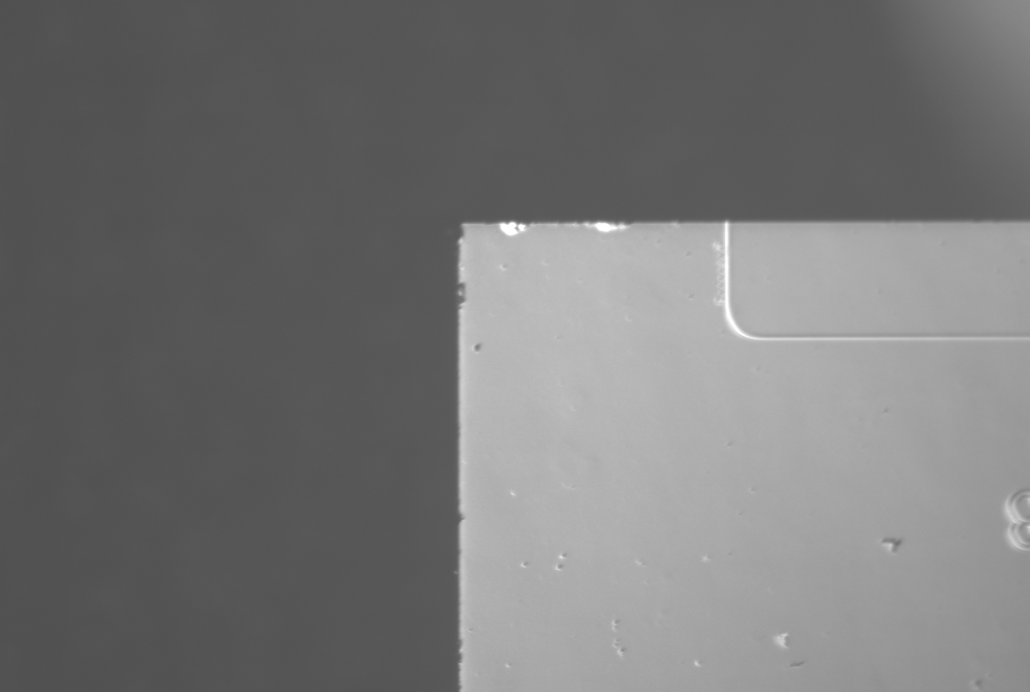
#> input picture Pictures/foto5.png, 3088 x 2076 px, found by its file name (shown at 1/3 size)
$ python 'Waveguide entrance1.1.py'
#> lines starting #> are read from the running program, lines starting #| are printed output that depends on the picture; after the words box and inside, x2 and y2 are one past the last pixel; in counts of white or black regions, pixels touching at a corner belong together
import cv2
import numpy as np
import matplotlib.pyplot as plt
from sklearn.linear_model import RANSACRegressor

# ---------- 1. Prepare Image ----------
def prepare_image(image_path, scale_factor=2):
    """Load, grayscale, and upscale the image."""
#> called with scale_factor = 2
    image = cv2.imread(image_path)  # Load image
#> image is the input picture: shape (2076, 3088, 3); min 74, max 255, mean 118
    gray = cv2.cvtColor(image, cv2.COLOR_BGR2GRAY)  # Convert to grayscale
    upscaled_image = upscale_image(gray, scale_factor)  # Upscale grayscale image
    return upscaled_image

def upscale_image(image, scale_factor=2, interpolation_method=cv2.INTER_CUBIC):
    """Upscale the image by a factor using specified interpolation."""
    height, width = image.shape[:2]
    new_width = int(width * scale_factor)
    new_height = int(height * scale_factor)
    return cv2.resize(image, (new_width, new_height), interpolation=interpolation_method)

# ---------- 2. Detect Edges ----------

def filter_lines(lines, axis='horizontal', threshold=10):
    """Filter lines within a certain pixel range."""
    if not lines:
        return []

    lines_sorted = sorted(lines, key=lambda line: line[1 if axis == 'horizontal' else 0])
    filtered_lines = [lines_sorted[0]]

    for line in lines_sorted[1:]:
        if abs(line[1 if axis == 'horizontal' else 0] - filtered_lines[-1][1 if axis == 'horizontal' else 0]) <= threshold:
            filtered_lines.append(line)

    return filtered_lines

def fit_line(points, axis='horizontal'):
    """Fit a line using RANSAC."""
    if not points:
        return None

    x = np.array([p[0] for p in points]).reshape(-1, 1) if axis == 'horizontal' else np.array([p[1] for p in points]).reshape(-1, 1)
    y = np.array([p[1] for p in points]) if axis == 'horizontal' else np.array([p[0] for p in points])

    ransac = RANSACRegressor()
    ransac.fit(x, y)

    slope = ransac.estimator_.coef_[0]
    intercept = ransac.estimator_.intercept_

    return slope, intercept

def get_lines(image, edges):
    """Detect and return the horizontal and vertical lines in the image."""

    lines = cv2.HoughLinesP(edges, rho=0.2, theta=np.pi/720, threshold=50, minLineLength=50, maxLineGap=10)
    #draw_all_lines(image, lines)

    # Separate horizontal and vertical lines
    horizontal_lines = [line[0] for line in lines if abs(line[0][3] - line[0][1]) < 20]
    vertical_lines = [line[0] for line in lines if abs(line[0][2] - line[0][0]) < 20]
    #draw_lines(image, horizontal_lines, vertical_lines)

    # Filter and fit lines
    filtered_horizontal_lines = filter_lines(horizontal_lines, axis='horizontal')
    filtered_vertical_lines = filter_lines(vertical_lines, axis='vertical')
    #draw_lines(image, filtered_horizontal_lines, filtered_vertical_lines)

    if filtered_horizontal_lines and filtered_vertical_lines:
        # Fit lines using RANSAC
        horizontal_midpoints = [((x1 + x2) / 2, (y1 + y2) / 2) for x1, y1, x2, y2 in filtered_horizontal_lines]
        vertical_midpoints = [((x1 + x2) / 2, (y1 + y2) / 2) for x1, y1, x2, y2 in filtered_vertical_lines]
        #draw_midpoints_hor_ver(image, horizontal_midpoints, vertical_midpoints)
        slope_horizontal, intercept_horizontal = fit_line(horizontal_midpoints, axis='horizontal')
        slope_vertical, intercept_vertical = fit_line(vertical_midpoints, axis='vertical')

        return slope_horizontal, intercept_horizontal, slope_vertical, intercept_vertical
    else:
        return None, None, None, None

# ---------- 3. Calculate ROI ----------

# Your original intersection function (unchanged)
def calculate_intersection(m1, b1, m2, b2):
    """Calculate the intersection point between two lines."""
    x_intersection = (m2 * b1 + b2) / (1 - m2 * m1)
    y_intersection = m1 * x_intersection + b1
    return int(x_intersection), int(y_intersection)

def calculate_rotated_roi(intersection, slope_horizontal, roi_width=200, above_distance=100, below_distance=100, horizontal_offset=811):
    """Calculate the rotated ROI coordinates based on intersection point and make it parallel to the horizontal line."""
    # Center point of the ROI
    x_center = intersection[0] + horizontal_offset
    y_center = intersection[1]  # y position of the horizontal line (intersection point)

    # Calculate angle of rotation based on the slope of the horizontal line
    angle = np.arctan(slope_horizontal)  # Angle in radians

    # Calculate half-width (horizontal extension) and total height (vertical extension based on above and below distances)
    half_width = roi_width / 2

    # Calculate the four corners of the rotated ROI, starting from the center
    # We'll rotate around the center by the calculated angle
    top_left = (
        int(x_center - half_width * np.cos(angle) + above_distance * np.sin(angle)),
        int(y_center - half_width * np.sin(angle) - above_distance * np.cos(angle))
    )
    top_right = (
        int(x_center + half_width * np.cos(angle) + above_distance * np.sin(angle)),
        int(y_center + half_width * np.sin(angle) - above_distance * np.cos(angle))
    )
    bottom_left = (
        int(x_center - half_width * np.cos(angle) - below_distance * np.sin(angle)),
        int(y_center - half_width * np.sin(angle) + below_distance * np.cos(angle))
    )
    bottom_right = (
        int(x_center + half_width * np.cos(angle) - below_distance * np.sin(angle)),
        int(y_center + half_width * np.sin(angle) + below_distance * np.cos(angle))
    )

    return [top_left, top_right, bottom_right, bottom_left]

# ---------- 4. Drawing Combined in One Image ----------
def draw_all_on_image(image, slope_horizontal, intercept_horizontal, slope_vertical, intercept_vertical, intersection_point, roi_corners):
    """Draw RANSAC lines, intersection point, and ROI on the image."""
    image_with_drawings = cv2.cvtColor(image, cv2.COLOR_GRAY2BGR)  # Convert to BGR for drawing

    # Draw lines
    image_with_drawings = draw_RANSAC_edges(image_with_drawings, slope_horizontal, intercept_horizontal, slope_vertical, intercept_vertical)

    # Draw intersection point
    cv2.circle(image_with_drawings, intersection_point, 5, (0, 255, 0), -1)  # Green circle for intersection

    # Draw ROI
    image_with_drawings = draw_rotated_roi(image_with_drawings, roi_corners)

    return image_with_drawings

def draw_RANSAC_edges(image, slope_horizontal, intercept_horizontal, slope_vertical, intercept_vertical):
    """Draw RANSAC lines"""
    height, width = image.shape[:2]

    # Horizontal line coordinates (from left to right)
    x1, x2 = 0, width
    y1 = int(slope_horizontal * x1 + intercept_horizontal)
    y2 = int(slope_horizontal * x2 + intercept_horizontal)
    cv2.line(image, (x1, y1), (x2, y2), (255, 0, 0), 2)  # Blue horizontal line

    # Vertical line coordinates (from top to bottom)
    y1, y2 = 0, height
    x1 = int(slope_vertical * y1 + intercept_vertical)
    x2 = int(slope_vertical * y2 + intercept_vertical)
    cv2.line(image, (x1, y1), (x2, y2), (0, 255, 0), 2)  # Green vertical line
    return image

def draw_RANSAC_ROI_lines(image, slope_vertical1, intercept_vertical1, slope_vertical2, intercept_vertical2):
    """Draw RANSAC lines"""
    height, width = image.shape[:2]

    # Vertical line coordinates (from top to bottom)
    y1, y2 = 0, height
    x1 = int(slope_vertical1 * y1 + intercept_vertical1)
    x2 = int(slope_vertical1 * y2 + intercept_vertical1)
    cv2.line(image, (x1, y1), (x2, y2), (0, 255, 0), 1)  # Green vertical line

    y1, y2 = 0, height
    x1 = int(slope_vertical2 * y1 + intercept_vertical2)
    x2 = int(slope_vertical2 * y2 + intercept_vertical2)
    cv2.line(image, (x1, y1), (x2, y2), (0, 255, 0), 1)  # Green vertical line

    visualize_image(image)

# [48 lines left out: functions draw_all_lines, draw_lines, draw_midpoints, draw_midpoints_hor_ver, not called in this run]

def draw_rotated_roi(image, roi_corners):
    """Draw the rotated ROI using the calculated corner points."""
    image_with_roi = image.copy()
    pts = np.array(roi_corners, np.int32)
    pts = pts.reshape((-1, 1, 2))
    cv2.polylines(image_with_roi, [pts], isClosed=True, color=(0, 0, 255), thickness=2)  # Red polygon for ROI
    return image_with_roi

# ----------detect in ROI----------

# [4 lines left out: function change_contrast, not called in this run]

def detect_in_roi(image, roi_corners, scale_factor=1):
    """Perform edge detection and Hough transform within the specified ROI."""
    # Create a mask from the ROI polygon
    roi_points = np.array(roi_corners, dtype=np.int32)

    # Extract the bounding box of the ROI
    x, y, w, h = cv2.boundingRect(roi_points)

    # Crop the ROI from the image using the bounding box
    or_roi_image = image[y:y+h, x:x+w]

    roi_image = cv2.equalizeHist(or_roi_image)  # Apply histogram equalization

    plt.imshow(roi_image)

    _, thresholded = cv2.threshold(roi_image, 250, 255, cv2.THRESH_BINARY)

    plt.imshow(thresholded)

    # Detect edges in the ROI
    edges_in_roi = cv2.Canny(thresholded, 40, 50)

    # Perform Hough Line Transform within the ROI
    lines_in_roi = cv2.HoughLinesP(edges_in_roi, rho=0.2, theta=np.pi/720, threshold=50, minLineLength=50, maxLineGap=10)

    vertical_lines = [line[0] for line in lines_in_roi if abs(line[0][2] - line[0][0]) < 20]

    vertical_midpoints = [((x1 + x2) / 2, (y1 + y2) / 2) for x1, y1, x2, y2 in vertical_lines]
    grouped_midpoints = group_midpoints_by_proximity(vertical_midpoints, max_distance=2)
    if len(grouped_midpoints) == 2:
        left_midpoints = grouped_midpoints[0]
        right_midpoints = grouped_midpoints[1]
    else:
        print('Waveguide entrance detection has ' + str(len(grouped_midpoints)) + ' groups')

    slope_vertical1, intercept_vertical1 = fit_line(left_midpoints, axis='vertical')
    slope_vertical2, intercept_vertical2 = fit_line(right_midpoints, axis='vertical')

    # Draw detected lines in the ROI for visualization
    if lines_in_roi is not None:
        or_roi_image = cv2.cvtColor(or_roi_image, cv2.COLOR_GRAY2BGR)  # Convert to BGR for drawing
        draw_RANSAC_ROI_lines(or_roi_image, slope_vertical1, intercept_vertical1, slope_vertical2, intercept_vertical2)


def group_midpoints_by_proximity(midpoints, max_distance=5):
    """Group midpoints into clusters based on horizontal proximity."""

    if not midpoints:
        return []

    # Sort midpoints by their x-coordinate
    midpoints_sorted = sorted(midpoints, key=lambda point: point[0])

    groups = []
    current_group = [midpoints_sorted[0]]

    # Iterate through the midpoints and group them by proximity
    for i in range(1, len(midpoints_sorted)):
        x_prev, y_prev = midpoints_sorted[i - 1]
        x_curr, y_curr = midpoints_sorted[i]

        # If the horizontal distance is less than or equal to max_distance, group the points
        if abs(x_curr - x_prev) <= max_distance:
            current_group.append(midpoints_sorted[i])
        else:
            # If the distance is larger, close the current group and start a new one
            groups.append(current_group)
            current_group = [midpoints_sorted[i]]

    # Add the last group
    groups.append(current_group)

    return groups

# ---------- 5. Visualization Function ----------
def visualize_image(image, title="Image"):
    """Visualize the image using matplotlib."""
    plt.figure(figsize=(15, 7))
    plt.imshow(cv2.cvtColor(image, cv2.COLOR_BGR2RGB))  # Convert BGR to RGB for visualization
    plt.title(title)
    plt.axis('off')
    plt.show()

# ---------- Example Usage ----------
image_path = "C:/Users/patri/Documents/Proberen en testen/nieuwe fotos/foto5.png"
horizontal_distance = 1622  # Adjustable distance from intersection

# 1. Prepare Image
upscaled_image = prepare_image(image_path, scale_factor=2)

# 2. Detect Edges
edges = cv2.Canny(upscaled_image, 20, 40)
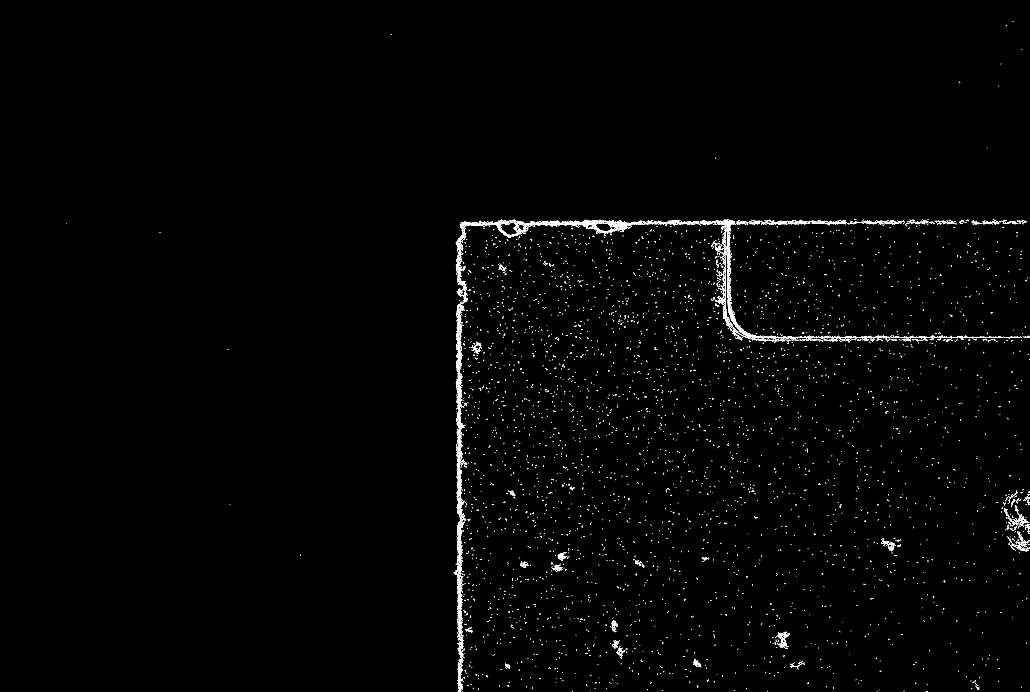
#> edges: shape (4152, 6176) (shown at 1/6 size); 0.37% white in thin lines or dots

# 3. Get Horizontal and Vertical Lines
slope_h, intercept_h, slope_v, intercept_v = get_lines(upscaled_image, edges)
#> in get_lines, `lines = cv2.HoughLinesP(edges, rho=0.2, theta=np.pi/720, threshold=50,..`: lines = 574 rows, first 6: [3299, 1336, 3434, 1336], [2765, 3546, 2765, 3479], [5173, 1337, 5252, 1337], [3630, 1338, 3689, 1338], [2761, 2084, 2761, 1890], [4205, 1342, 4258, 1342]
#> in get_lines, `horizontal_lines = [line[0] for line in lines if abs(line[0][3] - line..`: horizontal_lines = 273 items, first 6: [3299, 1336, 3434, 1336], [5173, 1337, 5252, 1337], [3630, 1338, 3689, 1338], [4205, 1342, 4258, 1342], [4326, 1334, 4408, 1334], [2771, 1341, 2952, 1341]
#> in get_lines, `vertical_lines = [line[0] for line in lines if abs(line[0][2] - line[0..`: vertical_lines = 301 items, first 6: [2765, 3546, 2765, 3479], [2761, 2084, 2761, 1890], [2763, 3946, 2763, 3839], [2757, 2676, 2757, 2550], [2758, 2401, 2758, 2348], [2753, 2165, 2753, 2089]
#> in filter_lines, `lines_sorted = sorted(lines, key=lambda line: line[1 if axis == 'horiz..`: lines_sorted = 273 items, first 6: [4019, 1323, 4074, 1323], [3576, 1323, 3630, 1323], [4013, 1324, 4082, 1324], [3552, 1324, 3635, 1324], [4030, 1325, 4082, 1325], [2992, 1325, 3054, 1325]
#> in filter_lines, `filtered_lines = [lines_sorted[0]]`: filtered_lines = [[4019, 1323, 4074, 1323]]
#> the loop in filter_lines, `for line in lines_sorted[1:]:` made 272 passes
#> after the loop in filter_lines, `for line in lines_sorted[1:]:`: filtered_lines = 201 items, first 6: [4019, 1323, 4074, 1323], [3576, 1323, 3630, 1323], [4013, 1324, 4082, 1324], [3552, 1324, 3635, 1324], [4030, 1325, 4082, 1325], [2992, 1325, 3054, 1325]
#> in get_lines, `filtered_horizontal_lines = filter_lines(horizontal_lines, axis='horiz..`: filtered_horizontal_lines has the same summary as filtered_lines in filter_lines
#> the loop in filter_lines (call 2), `for line in lines_sorted[1:]:` made 300 passes
#> line on passes 1 to 3: [2741, 2752, 2741, 2664], [2741, 2415, 2741, 2364], [2742, 1636, 2742, 1584]
#> in get_lines, `filtered_vertical_lines = filter_lines(vertical_lines, axis='vertical')`: filtered_vertical_lines = 238 items, first 6: [2740, 2336, 2740, 2277], [2741, 2752, 2741, 2664], [2741, 2415, 2741, 2364], [2742, 1636, 2742, 1584], [2743, 2042, 2743, 1989], [2743, 2869, 2743, 2809]
#> in get_lines, `horizontal_midpoints = [((x1 + x2) / 2, (y1 + y2) / 2) for x1, y1, x2,..`: horizontal_midpoints = 201 pairs, first value 2814 to 6105.5, second value 1323 to 1396
#> in get_lines, `vertical_midpoints = [((x1 + x2) / 2, (y1 + y2) / 2) for x1, y1, x2, y..`: vertical_midpoints = 238 pairs, first value 2740 to 2792, second value 1366 to 4123
#> in fit_line, `x = np.array([p[0] for p in points]).reshape(-1, 1) if axis == 'horizo..`: x = 201 values, max 6105.5 at index 111, min 2814 at index 91, mean 4047.1
#> in fit_line, `y = np.array([p[1] for p in points]) if axis == 'horizontal' else np.a..`: y = 201 values from 1323 to 1396
#> in get_lines, `slope_horizontal, intercept_horizontal = fit_line(horizontal_midpoints..`: slope_horizontal = -0.00114; intercept_horizontal = 1342.7
#> in get_lines, `slope_vertical, intercept_vertical = fit_line(vertical_midpoints, axis..`: slope_vertical = 0.00206; intercept_vertical = 2751
#> slope_h = -0.00114; intercept_h = 1342.7; slope_v = 0.00206; intercept_v = 2751

# 4. Calculate Intersection and ROI
if slope_h is not None and slope_v is not None:
    intersection_point = calculate_intersection(slope_h, intercept_h, slope_v, intercept_v)
#> in calculate_intersection, `x_intersection = (m2 * b1 + b2) / (1 - m2 * m1)`: x_intersection = 2753.8
#> in calculate_intersection, `y_intersection = m1 * x_intersection + b1`: y_intersection = 1339.6
#> intersection_point = (2753, 1339)

    # Define custom above and below distances
    roi_width = 400
    above_distance = 100  # Distance above the horizontal line
    below_distance = 400   # Distance below the horizontal line

    roi_corners = calculate_rotated_roi(intersection_point, slope_h, roi_width=roi_width, above_distance=above_distance, below_distance=below_distance, horizontal_offset=horizontal_distance)
#> in calculate_rotated_roi, `x_center = intersection[0] + horizontal_offset`: x_center = 4375
#> in calculate_rotated_roi, `y_center = intersection[1]`: y_center = 1339
#> in calculate_rotated_roi, `angle = np.arctan(slope_horizontal)`: angle = -0.00114
#> in calculate_rotated_roi, `top_left = ( int(x_center - half_width * np.cos(angle) + above_distanc..`: top_left = (4174, 1239)
#> in calculate_rotated_roi, `top_right = ( int(x_center + half_width * np.cos(angle) + above_distan..`: top_right = (4574, 1238)
#> in calculate_rotated_roi, `bottom_left = ( int(x_center - half_width * np.cos(angle) - below_dist..`: bottom_left = (4175, 1739)
#> in calculate_rotated_roi, `bottom_right = ( int(x_center + half_width * np.cos(angle) - below_dis..`: bottom_right = (4575, 1738)
#> roi_corners = [(4174, 1239), (4574, 1238), (4575, 1738), (4175, 1739)]

    # Draw everything on the image
    image_with_all = draw_all_on_image(upscaled_image, slope_h, intercept_h, slope_v, intercept_v, intersection_point, roi_corners)
#> in draw_RANSAC_edges, `y1 = int(slope_horizontal * x1 + intercept_horizontal)`: y1 = 1342
#> in draw_RANSAC_edges, `y2 = int(slope_horizontal * x2 + intercept_horizontal)`: y2 = 1335
#> in draw_RANSAC_edges, `x1 = int(slope_vertical * y1 + intercept_vertical)`: x1 = 2751
#> in draw_RANSAC_edges, `x2 = int(slope_vertical * y2 + intercept_vertical)`: x2 = 2759
#> in draw_rotated_roi, `pts = np.array(roi_corners, np.int32)`: pts = [[4174, 1239], [4574, 1238], [4575, 1738], [4175, 1739]]

    image_with_detection_in_roi = detect_in_roi(upscaled_image, roi_corners)
#> in detect_in_roi, `roi_points = np.array(roi_corners, dtype=np.int32)`: roi_points has the same summary as pts in draw_rotated_roi
#> in detect_in_roi, `x, y, w, h = cv2.boundingRect(roi_points)`: x = 4174; y = 1238; w = 402; h = 502
#> in detect_in_roi, `or_roi_image = image[y:y+h, x:x+w]`:
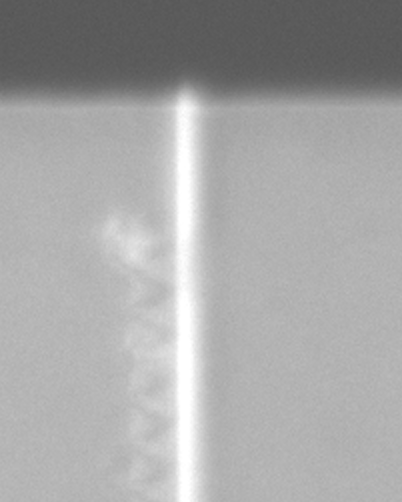
#> or_roi_image: shape (502, 402); min 85, max 255, mean 166.7
#> in detect_in_roi, `roi_image = cv2.equalizeHist(or_roi_image)`:
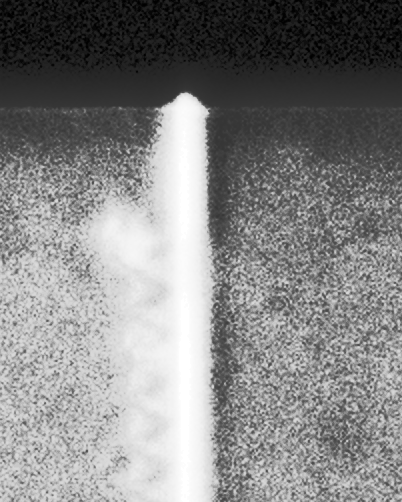
#> roi_image: shape (502, 402); min 0, max 255, mean 132.1
#> in detect_in_roi, `_, thresholded = cv2.threshold(roi_image, 250, 255, cv2.THRESH_BINARY)`:
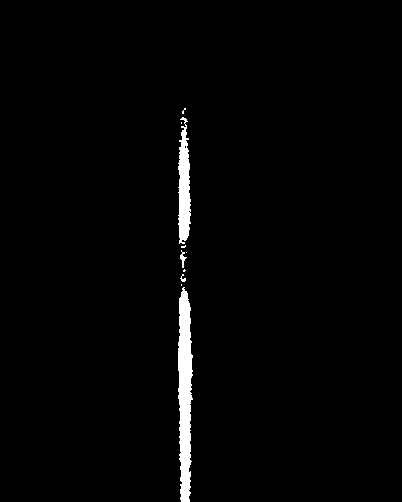
#> thresholded: shape (502, 402); 1.8% white; 10 white regions (6 under 20 px), largest, box (x1, y1, x2, y2) and area: (178, 287, 193, 502) 2390, (178, 117, 191, 244) 1140, (180, 250, 187, 268) 51, (180, 274, 186, 282) 23
#> in detect_in_roi, `lines_in_roi = cv2.HoughLinesP(edges_in_roi, rho=0.2, theta=np.pi/720,..`: lines_in_roi = [[178, 243, 178, 148], [190, 494, 190, 379], [179, 498, 179, 404], [189, 230, 189, 162], [180, 501, 180, 451]]
#> (the rest of the program and of its run is left out)
